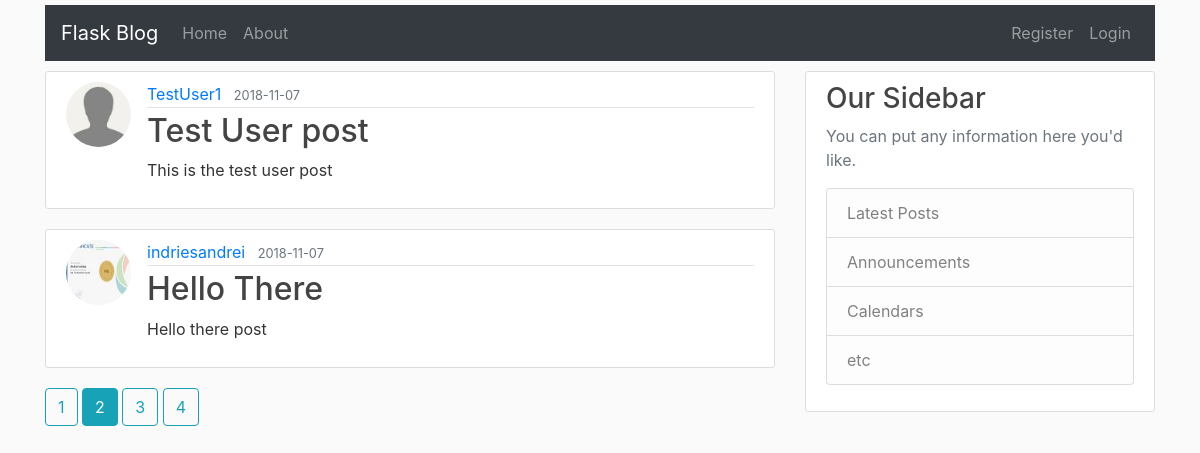
The page /home?page=2 on the database its author committed.
### flaskblog/models.py (models this page shows, shortened)
class Post(db.Model):
    id = db.Column(db.Integer, primary_key=True)
    title = db.Column(db.String(100), nullable=False)
    date_posted = db.Column(db.DateTime, nullable=False, default=datetime.utcnow)
    content = db.Column(db.Text, nullable=False)
    user_id = db.Column(db.Integer, db.ForeignKey('user.id'), nullable=False)

class User(db.Model, UserMixin):
    id = db.Column(db.Integer, primary_key=True)
    username = db.Column(db.String(20), unique=True, nullable=False)
    email = db.Column(db.String(120), unique=True, nullable=False)
    image_file = db.Column(db.String(20), nullable=False, default='default.jpg')
    password = db.Column(db.String(60), nullable=False)
    posts = db.relationship('Post', backref='author', lazy=True)

### flaskblog/main/routes.py (the view)
@main.route("/")
@main.route("/home")
def home():
    page = request.args.get('page', 1, type=int)
    posts = Post.query.order_by(Post.date_posted.desc()).paginate(page=page, per_page=2)
    return render_template('home.html', posts=posts)

### flaskblog/templates/home.html
{% extends "layout.html" %}
{% block content %}
    {% for post in posts.items %}
        <article class="media content-section">
          <img class="rounded-circle article-img" src="{{ url_for('static', filename='profile_pics/' + post.author.image_file) }}">
          <div class="media-body">
            <div class="article-metadata">
              <a class="mr-2" href="{{ url_for('users.user_posts', username=post.author.username) }}">{{ post.author.username }}</a>
              <small class="text-muted">{{ post.date_posted.strftime('%Y-%m-%d') }}</small>
            </div>
            <h2><a class="article-title" href="{{ url_for('posts.post', post_id=post.id) }}">{{ post.title }}</a></h2>
            <p class="article-content">{{ post.content }}</p>
          </div>
        </article>
    {% endfor %}
    {% for page_num in posts.iter_pages(left_edge=1, right_edge=1, left_current=1, right_current=2) %}
      {% if page_num %}
        {% if posts.page == page_num %}
          <a class="btn btn-info mb-4" href="{{ url_for('main.home', page=page_num) }}">{{ page_num }}</a>
        {% else %}
          <a class="btn btn-outline-info mb-4" href="{{ url_for('main.home', page=page_num) }}">{{ page_num }}</a>
        {% endif %}
      {% else %}
        ...
      {% endif %}
    {% endfor %}
{% endblock content %}

### flaskblog/static/main.css (style rules this page uses)
body { background: #fafafa; color: #333333; margin-top: 5px; }
h1, h2, h3, h4, h5, h6 { color: #444444; }
.content-section { background: #ffffff; padding: 10px 20px; border: 1px solid #dddddd; border-radius: 3px; margin-bottom: 20px; }
.article-title { color: #444444; }
.article-content { white-space: pre-line; }
.article-img { height: 65px; width: 65px; margin-right: 16px; }
.article-metadata { padding-bottom: 1px; margin-bottom: 4px; border-bottom: 1px solid #e3e3e3 }

### rows shown on the page
Post: image_file (placeholder picture), author.username "TestUser1", date_posted "2018-11-07", title "Test User post", content "This is the test user post"
Post: image_file (picture), author.username "indriesandrei", date_posted "2018-11-07", title "Hello There", content "Hello there post"

### other values the page prints
{{ page_num }} "1" "3" "4"
{{ page_num }} "2"
